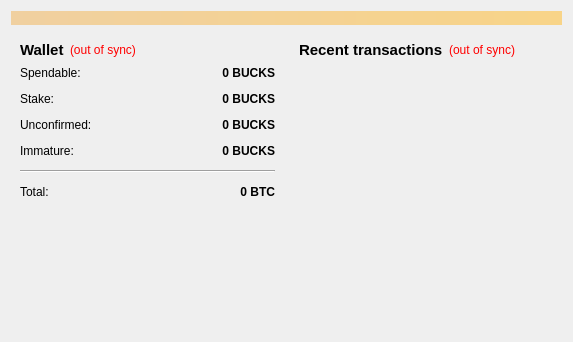
<?xml version="1.0" encoding="UTF-8"?>
<ui version="4.0">
 <class>OverviewPage</class>
 <widget class="QWidget" name="OverviewPage">
  <property name="geometry">
   <rect>
    <x>0</x>
    <y>0</y>
    <width>573</width>
    <height>342</height>
   </rect>
  </property>
  <property name="windowTitle">
   <string>Form</string>
  </property>
  <layout class="QVBoxLayout" name="topLayout">
   <item>
    <widget class="QLabel" name="labelAlerts">
     <property name="visible">
      <bool>false</bool>
     </property>
     <property name="styleSheet">
      <string notr="true">background-color: qlineargradient(x1: 0, y1: 0, x2: 1, y2: 0, stop:0 #F0D0A0, stop:1 #F8D488);  color:#000000
</string>
     </property>
     <property name="wordWrap">
      <bool>true</bool>
     </property>
     <property name="margin">
      <number>3</number>
     </property>
    </widget>
   </item>
   <item>
    <layout class="QHBoxLayout" name="horizontalLayout" stretch="1,1">
     <item>
      <layout class="QVBoxLayout" name="verticalLayout_2">
       <item>
        <widget class="QWidget" name="widget" native="true">
         <layout class="QVBoxLayout" name="verticalLayout_4">
          <item>
           <layout class="QHBoxLayout" name="horizontalLayout_4">
            <item>
             <widget class="QLabel" name="label_5">
              <property name="font">
               <font>
                <pointsize>11</pointsize>
                <weight>75</weight>
                <bold>true</bold>
               </font>
              </property>
              <property name="text">
               <string>Wallet</string>
              </property>
             </widget>
            </item>
            <item>
             <widget class="QLabel" name="labelWalletStatus">
              <property name="toolTip">
               <string>The displayed information may be out of date. Your wallet automatically synchronizes with the SwagBucks network after a connection is established, but this process has not completed yet.</string>
              </property>
              <property name="styleSheet">
               <string notr="true">QLabel { color: red; }</string>
              </property>
              <property name="text">
               <string notr="true">(out of sync)</string>
              </property>
              <property name="alignment">
               <set>Qt::AlignLeading|Qt::AlignLeft|Qt::AlignVCenter</set>
              </property>
             </widget>
            </item>
            <item>
             <spacer name="horizontalSpacer_2">
              <property name="orientation">
               <enum>Qt::Horizontal</enum>
              </property>
              <property name="sizeHint" stdset="0">
               <size>
                <width>40</width>
                <height>20</height>
               </size>
              </property>
             </spacer>
            </item>
           </layout>
          </item>
          <item>
           <layout class="QFormLayout" name="formLayout_2">
            <property name="fieldGrowthPolicy">
             <enum>QFormLayout::AllNonFixedFieldsGrow</enum>
            </property>
            <property name="horizontalSpacing">
             <number>12</number>
            </property>
            <property name="verticalSpacing">
             <number>12</number>
            </property>
            <item row="0" column="0">
             <widget class="QLabel" name="label">
              <property name="text">
               <string>Spendable:</string>
              </property>
             </widget>
            </item>
            <item row="0" column="1">
             <widget class="QLabel" name="labelBalance">
              <property name="font">
               <font>
                <weight>75</weight>
                <bold>true</bold>
               </font>
              </property>
              <property name="cursor">
               <cursorShape>IBeamCursor</cursorShape>
              </property>
              <property name="toolTip">
               <string>Your current spendable balance</string>
              </property>
              <property name="text">
               <string notr="true">0 BUCKS</string>
              </property>
              <property name="alignment">
               <set>Qt::AlignRight|Qt::AlignTrailing|Qt::AlignVCenter</set>
              </property>
              <property name="textInteractionFlags">
               <set>Qt::LinksAccessibleByMouse|Qt::TextSelectableByKeyboard|Qt::TextSelectableByMouse</set>
              </property>
             </widget>
            </item>
            <item row="1" column="0">
             <widget class="QLabel" name="label_6">
              <property name="text">
               <string>Stake:</string>
              </property>
             </widget>
            </item>
            <item row="1" column="1">
             <widget class="QLabel" name="labelStake">
              <property name="font">
               <font>
                <weight>75</weight>
                <bold>true</bold>
               </font>
              </property>
              <property name="cursor">
               <cursorShape>IBeamCursor</cursorShape>
              </property>
              <property name="toolTip">
               <string>Total of coins that was staked, and do not yet count toward the current balance</string>
              </property>
              <property name="text">
               <string notr="true">0 BUCKS</string>
              </property>
              <property name="alignment">
               <set>Qt::AlignRight|Qt::AlignTrailing|Qt::AlignVCenter</set>
              </property>
              <property name="textInteractionFlags">
               <set>Qt::LinksAccessibleByMouse|Qt::TextSelectableByKeyboard|Qt::TextSelectableByMouse</set>
              </property>
             </widget>
            </item>
            <item row="2" column="0">
             <widget class="QLabel" name="label_3">
              <property name="text">
               <string>Unconfirmed:</string>
              </property>
             </widget>
            </item>
            <item row="2" column="1">
             <widget class="QLabel" name="labelUnconfirmed">
              <property name="font">
               <font>
                <weight>75</weight>
                <bold>true</bold>
               </font>
              </property>
              <property name="cursor">
               <cursorShape>IBeamCursor</cursorShape>
              </property>
              <property name="toolTip">
               <string>Total of transactions that have yet to be confirmed, and do not yet count toward the current balance</string>
              </property>
              <property name="text">
               <string notr="true">0 BUCKS</string>
              </property>
              <property name="alignment">
               <set>Qt::AlignRight|Qt::AlignTrailing|Qt::AlignVCenter</set>
              </property>
              <property name="textInteractionFlags">
               <set>Qt::LinksAccessibleByMouse|Qt::TextSelectableByKeyboard|Qt::TextSelectableByMouse</set>
              </property>
             </widget>
            </item>
            <item row="3" column="0">
             <widget class="QLabel" name="labelImmatureText">
              <property name="text">
               <string>Immature:</string>
              </property>
             </widget>
            </item>
            <item row="3" column="1">
             <widget class="QLabel" name="labelImmature">
              <property name="font">
               <font>
                <weight>75</weight>
                <bold>true</bold>
               </font>
              </property>
              <property name="toolTip">
               <string>Mined balance that has not yet matured</string>
              </property>
              <property name="text">
               <string notr="true">0 BUCKS</string>
              </property>
              <property name="alignment">
               <set>Qt::AlignRight|Qt::AlignTrailing|Qt::AlignVCenter</set>
              </property>
              <property name="textInteractionFlags">
               <set>Qt::LinksAccessibleByMouse|Qt::TextSelectableByKeyboard|Qt::TextSelectableByMouse</set>
              </property>
             </widget>
            </item>
            <item row="4" column="0" colspan="2">
             <widget class="Line" name="line">
              <property name="orientation">
               <enum>Qt::Horizontal</enum>
              </property>
             </widget>
            </item>
            <item row="5" column="0">
             <widget class="QLabel" name="labelTotalText">
              <property name="text">
               <string>Total:</string>
              </property>
             </widget>
            </item>
            <item row="5" column="1">
             <widget class="QLabel" name="labelTotal">
              <property name="font">
               <font>
                <weight>75</weight>
                <bold>true</bold>
               </font>
              </property>
              <property name="cursor">
               <cursorShape>IBeamCursor</cursorShape>
              </property>
              <property name="toolTip">
               <string>Your current total balance</string>
              </property>
              <property name="text">
               <string notr="true">0 BTC</string>
              </property>
              <property name="alignment">
               <set>Qt::AlignRight|Qt::AlignTrailing|Qt::AlignVCenter</set>
              </property>
              <property name="textInteractionFlags">
               <set>Qt::LinksAccessibleByMouse|Qt::TextSelectableByKeyboard|Qt::TextSelectableByMouse</set>
              </property>
             </widget>
            </item>
           </layout>
          </item>
         </layout>
        </widget>
       </item>
       <item>
        <spacer name="verticalSpacer">
         <property name="orientation">
          <enum>Qt::Vertical</enum>
         </property>
         <property name="sizeHint" stdset="0">
          <size>
           <width>20</width>
           <height>40</height>
          </size>
         </property>
        </spacer>
       </item>
      </layout>
     </item>
     <item>
      <layout class="QVBoxLayout" name="verticalLayout_3">
       <item>
        <widget class="QWidget" name="widget_2" native="true">
         <layout class="QVBoxLayout" name="verticalLayout">
          <item>
           <layout class="QHBoxLayout" name="horizontalLayout_2">
            <item>
             <widget class="QLabel" name="label_4">
              <property name="font">
               <font>
                <pointsize>11</pointsize>
                <weight>75</weight>
                <bold>true</bold>
               </font>
              </property>
              <property name="text">
               <string>&lt;b&gt;Recent transactions&lt;/b&gt;</string>
              </property>
             </widget>
            </item>
            <item>
             <widget class="QLabel" name="labelTransactionsStatus">
              <property name="toolTip">
               <string>The displayed information may be out of date. Your wallet automatically synchronizes with the SwagBucks network after a connection is established, but this process has not completed yet.</string>
              </property>
              <property name="styleSheet">
               <string notr="true">QLabel { color: red; }</string>
              </property>
              <property name="text">
               <string notr="true">(out of sync)</string>
              </property>
              <property name="alignment">
               <set>Qt::AlignRight|Qt::AlignTrailing|Qt::AlignVCenter</set>
              </property>
             </widget>
            </item>
            <item>
             <spacer name="horizontalSpacer">
              <property name="orientation">
               <enum>Qt::Horizontal</enum>
              </property>
              <property name="sizeHint" stdset="0">
               <size>
                <width>40</width>
                <height>20</height>
               </size>
              </property>
             </spacer>
            </item>
           </layout>
          </item>
          <item>
           <widget class="QListView" name="listTransactions">
            <property name="styleSheet">
             <string notr="true">QListView { background: transparent; }</string>
            </property>
            <property name="frameShape">
             <enum>QFrame::NoFrame</enum>
            </property>
            <property name="verticalScrollBarPolicy">
             <enum>Qt::ScrollBarAlwaysOff</enum>
            </property>
            <property name="horizontalScrollBarPolicy">
             <enum>Qt::ScrollBarAlwaysOff</enum>
            </property>
            <property name="selectionMode">
             <enum>QAbstractItemView::NoSelection</enum>
            </property>
           </widget>
          </item>
         </layout>
        </widget>
       </item>
      </layout>
     </item>
    </layout>
   </item>
  </layout>
 </widget>
 <resources/>
 <connections/>
</ui>
